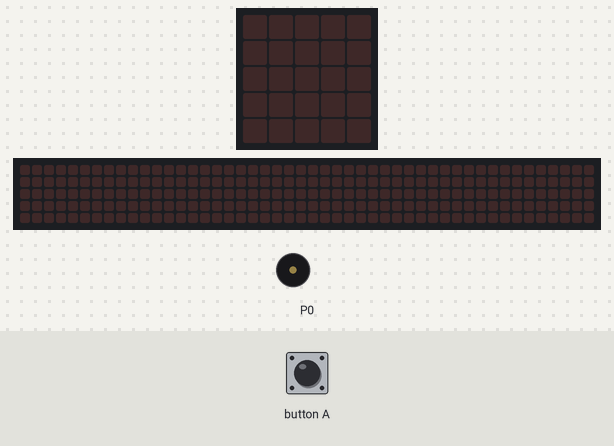
The program below on a simulated BBC micro:bit (MakeCode). Shown: the board's 5×5 LED display, a strip that is not on the board, showing the scrolling text unrolled, buzzer (waves = sounding). The test bench sets the inputs (shaded band). The 48×5 strip is a reading aid, not a part: it shows the text the display is scrolling, unrolled, one strip-width of it at a time.

Above: at 1.7 s.
1.8 s: button A pressed for 0.15 s
At 8.4 s:
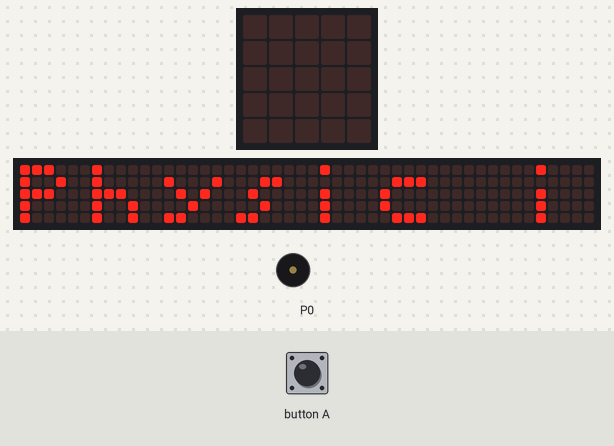
At 11.1 s:
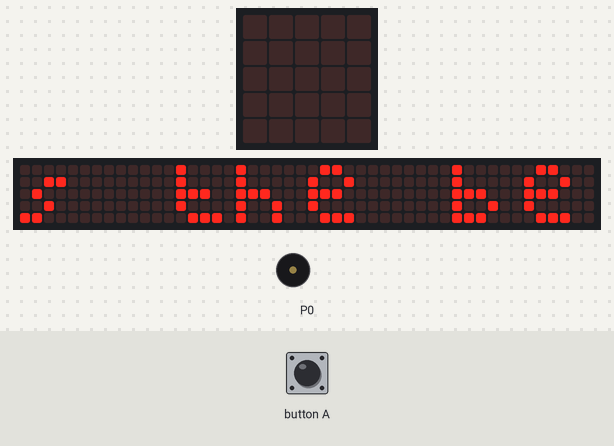
Timing chart, 0 to 20.8 s (numbered marks = the images above; inputs shaded):
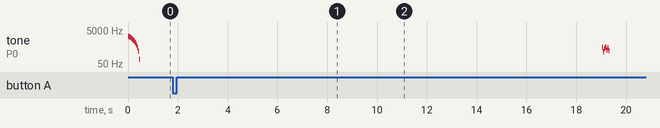

Measured:
- after the input at 1.8 s, tone on P0: plays 494 Hz for 0.04 s, 262 Hz for 0.04 s, 392 Hz for 0.04 s, 494 Hz for 0.04 s, 330 Hz for 0.04 s, 440 Hz for 0.04 s … (7 notes in this stretch), starting after 17.3 s; the display: changes after 0.15 s (image 1)
- by itself, tone on P0: plays 2214 Hz for 0.04 s, 2022 Hz for 0.04 s, 1829 Hz for 0.04 s, 1636 Hz for 0.04 s, 1444 Hz for 0.04 s, 1251 Hz for 0.04 s … (12 notes in this stretch)
- what the display in image 1 shows lasts 0.8 s, from 7.8 s to 8.6 s
- what the display in image 2 shows lasts 0.8 s, from 10.5 s to 11.3 s

The program:

main.ts
```typescript
input.onButtonPressed(Button.A, function () {
    basic.showString("Physic is the best")
    music.play(music.stringPlayable("B C G B E A D - ", 1599), music.PlaybackMode.UntilDone)
})
music.play(music.createSoundExpression(WaveShape.Triangle, 2311, 0, 255, 0, 500, SoundExpressionEffect.None, InterpolationCurve.Linear), music.PlaybackMode.UntilDone)
```

test.ts
```typescript
// .
```
